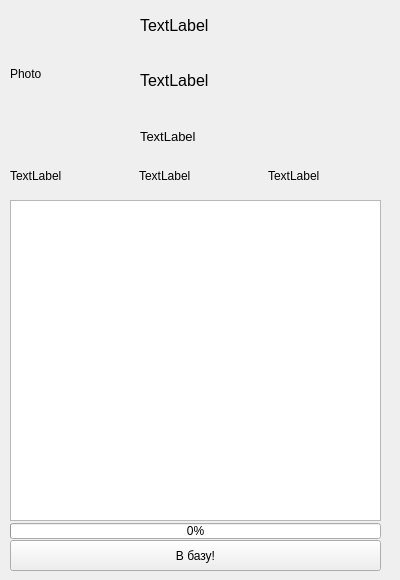
<?xml version="1.0" encoding="UTF-8"?>
<ui version="4.0">
 <class>UserDetails</class>
 <widget class="QWidget" name="UserDetails">
  <property name="geometry">
   <rect>
    <x>0</x>
    <y>0</y>
    <width>400</width>
    <height>580</height>
   </rect>
  </property>
  <property name="minimumSize">
   <size>
    <width>200</width>
    <height>200</height>
   </size>
  </property>
  <property name="maximumSize">
   <size>
    <width>400</width>
    <height>580</height>
   </size>
  </property>
  <property name="windowTitle">
   <string>Информация о пользователе</string>
  </property>
  <widget class="QLabel" name="label">
   <property name="geometry">
    <rect>
     <x>10</x>
     <y>10</y>
     <width>128</width>
     <height>128</height>
    </rect>
   </property>
   <property name="maximumSize">
    <size>
     <width>200</width>
     <height>200</height>
    </size>
   </property>
   <property name="text">
    <string>Photo</string>
   </property>
  </widget>
  <widget class="QWidget" name="gridLayoutWidget">
   <property name="geometry">
    <rect>
     <x>140</x>
     <y>0</y>
     <width>251</width>
     <height>161</height>
    </rect>
   </property>
   <layout class="QGridLayout" name="gridLayout">
    <property name="sizeConstraint">
     <enum>QLayout::SetNoConstraint</enum>
    </property>
    <item row="0" column="0">
     <widget class="QLabel" name="label_2">
      <property name="font">
       <font>
        <pointsize>12</pointsize>
       </font>
      </property>
      <property name="text">
       <string>TextLabel</string>
      </property>
     </widget>
    </item>
    <item row="1" column="0">
     <widget class="QLabel" name="label_3">
      <property name="font">
       <font>
        <pointsize>12</pointsize>
       </font>
      </property>
      <property name="text">
       <string>TextLabel</string>
      </property>
     </widget>
    </item>
    <item row="2" column="0">
     <widget class="QLabel" name="label_4">
      <property name="font">
       <font>
        <pointsize>10</pointsize>
       </font>
      </property>
      <property name="autoFillBackground">
       <bool>false</bool>
      </property>
      <property name="text">
       <string>TextLabel</string>
      </property>
      <property name="textFormat">
       <enum>Qt::PlainText</enum>
      </property>
      <property name="scaledContents">
       <bool>false</bool>
      </property>
      <property name="wordWrap">
       <bool>true</bool>
      </property>
     </widget>
    </item>
   </layout>
  </widget>
  <widget class="QWidget" name="horizontalLayoutWidget">
   <property name="geometry">
    <rect>
     <x>10</x>
     <y>160</y>
     <width>381</width>
     <height>31</height>
    </rect>
   </property>
   <layout class="QHBoxLayout" name="horizontalLayout">
    <item>
     <widget class="QLabel" name="label_5">
      <property name="text">
       <string>TextLabel</string>
      </property>
     </widget>
    </item>
    <item>
     <widget class="QLabel" name="label_6">
      <property name="text">
       <string>TextLabel</string>
      </property>
     </widget>
    </item>
    <item>
     <widget class="QLabel" name="label_7">
      <property name="text">
       <string>TextLabel</string>
      </property>
     </widget>
    </item>
   </layout>
  </widget>
  <widget class="QPushButton" name="buttonToDatabase">
   <property name="geometry">
    <rect>
     <x>10</x>
     <y>540</y>
     <width>371</width>
     <height>31</height>
    </rect>
   </property>
   <property name="text">
    <string>В базу!</string>
   </property>
  </widget>
  <widget class="QTextEdit" name="userTimeline">
   <property name="geometry">
    <rect>
     <x>10</x>
     <y>200</y>
     <width>371</width>
     <height>321</height>
    </rect>
   </property>
   <property name="font">
    <font>
     <pointsize>12</pointsize>
    </font>
   </property>
   <property name="cursor" stdset="0">
    <cursorShape>ArrowCursor</cursorShape>
   </property>
   <property name="focusPolicy">
    <enum>Qt::ClickFocus</enum>
   </property>
  </widget>
  <widget class="QProgressBar" name="progressBar">
   <property name="geometry">
    <rect>
     <x>10</x>
     <y>523</y>
     <width>371</width>
     <height>16</height>
    </rect>
   </property>
   <property name="value">
    <number>0</number>
   </property>
  </widget>
 </widget>
 <resources/>
 <connections/>
</ui>
